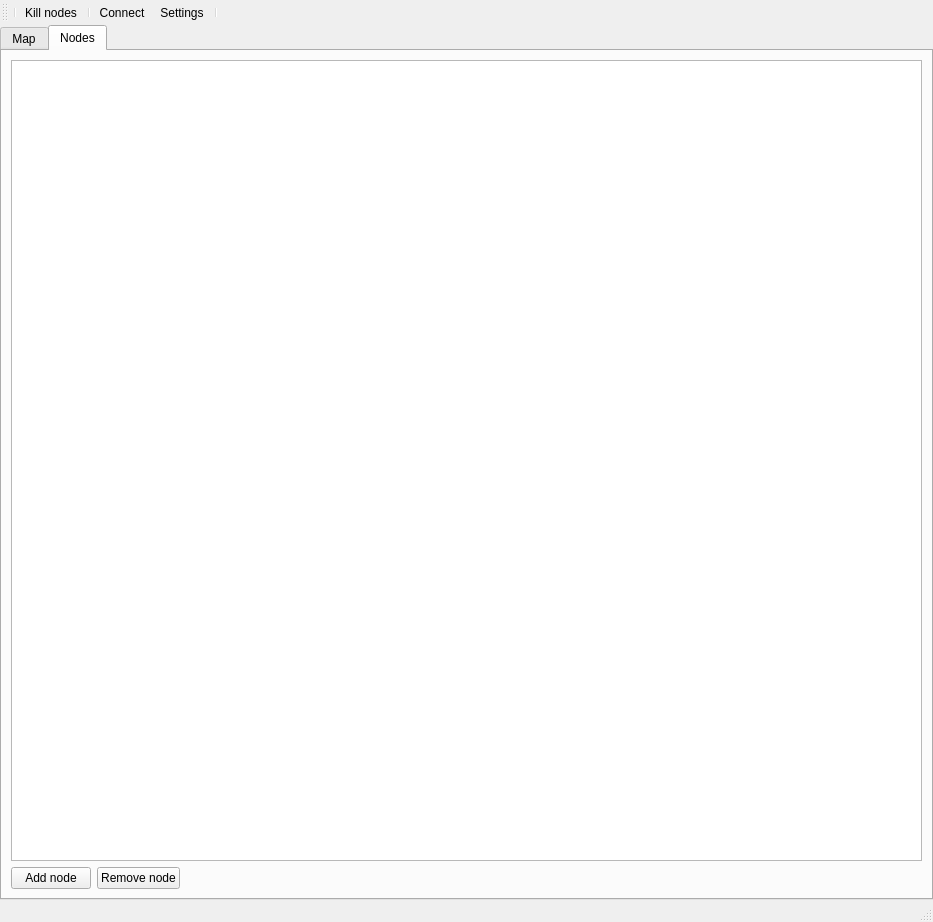
<?xml version="1.0" encoding="UTF-8"?>
<ui version="4.0">
 <class>MapOverview</class>
 <widget class="QMainWindow" name="MapOverview">
  <property name="geometry">
   <rect>
    <x>0</x>
    <y>0</y>
    <width>933</width>
    <height>922</height>
   </rect>
  </property>
  <property name="windowTitle">
   <string>NorNet Demo</string>
  </property>
  <widget class="QWidget" name="centralwidget">
   <layout class="QHBoxLayout" name="horizontalLayout_3">
    <property name="spacing">
     <number>0</number>
    </property>
    <property name="leftMargin">
     <number>0</number>
    </property>
    <property name="topMargin">
     <number>0</number>
    </property>
    <property name="rightMargin">
     <number>0</number>
    </property>
    <property name="bottomMargin">
     <number>0</number>
    </property>
    <item>
     <widget class="QTabWidget" name="tabWidget">
      <property name="currentIndex">
       <number>1</number>
      </property>
      <widget class="QWidget" name="map_tab">
       <property name="sizePolicy">
        <sizepolicy hsizetype="Expanding" vsizetype="Expanding">
         <horstretch>0</horstretch>
         <verstretch>0</verstretch>
        </sizepolicy>
       </property>
       <attribute name="title">
        <string>Map</string>
       </attribute>
       <layout class="QHBoxLayout" name="horizontalLayout_5">
        <item>
         <widget class="QSplitter" name="splitter">
          <property name="sizePolicy">
           <sizepolicy hsizetype="Expanding" vsizetype="Expanding">
            <horstretch>0</horstretch>
            <verstretch>0</verstretch>
           </sizepolicy>
          </property>
          <property name="orientation">
           <enum>Qt::Horizontal</enum>
          </property>
          <widget class="NodeMapWidget" name="mapWidget" native="true">
           <property name="sizePolicy">
            <sizepolicy hsizetype="Expanding" vsizetype="Preferred">
             <horstretch>0</horstretch>
             <verstretch>0</verstretch>
            </sizepolicy>
           </property>
          </widget>
          <widget class="QWidget" name="layoutWidget">
           <layout class="QVBoxLayout" name="verticalLayout_7">
            <item>
             <layout class="QVBoxLayout" name="verticalLayout_2">
              <item>
               <widget class="QLabel" name="label_8">
                <property name="text">
                 <string>Connected to:</string>
                </property>
               </widget>
              </item>
              <item>
               <widget class="QListWidget" name="connectedList"/>
              </item>
              <item>
               <widget class="QLabel" name="label_9">
                <property name="text">
                 <string>Recent experiments:</string>
                </property>
               </widget>
              </item>
              <item>
               <widget class="QListWidget" name="experimentsList"/>
              </item>
             </layout>
            </item>
            <item>
             <widget class="QStackedWidget" name="stackedWidget">
              <property name="autoFillBackground">
               <bool>false</bool>
              </property>
              <property name="styleSheet">
               <string notr="true"/>
              </property>
              <property name="currentIndex">
               <number>1</number>
              </property>
              <widget class="QWidget" name="mapPage"/>
              <widget class="QWidget" name="providerPage">
               <layout class="QVBoxLayout" name="verticalLayout_8">
                <item>
                 <widget class="QGroupBox" name="groupBox">
                  <property name="title">
                   <string>ISP connection</string>
                  </property>
                  <layout class="QVBoxLayout" name="verticalLayout_6">
                   <item>
                    <layout class="QVBoxLayout" name="verticalLayout">
                     <item>
                      <widget class="QLabel" name="label_3">
                       <property name="text">
                        <string>Name:</string>
                       </property>
                      </widget>
                     </item>
                     <item>
                      <widget class="QLineEdit" name="providerName"/>
                     </item>
                     <item>
                      <widget class="QLabel" name="label_4">
                       <property name="text">
                        <string>Addresses:</string>
                       </property>
                      </widget>
                     </item>
                     <item>
                      <widget class="QListWidget" name="addressListWidget"/>
                     </item>
                     <item>
                      <spacer name="verticalSpacer_3">
                       <property name="orientation">
                        <enum>Qt::Vertical</enum>
                       </property>
                       <property name="sizeHint" stdset="0">
                        <size>
                         <width>20</width>
                         <height>40</height>
                        </size>
                       </property>
                      </spacer>
                     </item>
                    </layout>
                   </item>
                  </layout>
                 </widget>
                </item>
               </layout>
              </widget>
              <widget class="QWidget" name="nodePage">
               <layout class="QHBoxLayout" name="horizontalLayout_4">
                <item>
                 <widget class="QGroupBox" name="groupBox_2">
                  <property name="title">
                   <string>Node</string>
                  </property>
                  <layout class="QHBoxLayout" name="horizontalLayout_6">
                   <item>
                    <layout class="QVBoxLayout" name="verticalLayout_3">
                     <item>
                      <widget class="QLabel" name="label">
                       <property name="text">
                        <string>Slice name:</string>
                       </property>
                      </widget>
                     </item>
                     <item>
                      <widget class="QLineEdit" name="sliceNameEdit">
                       <property name="readOnly">
                        <bool>true</bool>
                       </property>
                      </widget>
                     </item>
                     <item>
                      <widget class="QLabel" name="label_2">
                       <property name="text">
                        <string>Node name:</string>
                       </property>
                      </widget>
                     </item>
                     <item>
                      <widget class="QLineEdit" name="siteNameEdit">
                       <property name="readOnly">
                        <bool>true</bool>
                       </property>
                      </widget>
                     </item>
                     <item>
                      <spacer name="verticalSpacer">
                       <property name="orientation">
                        <enum>Qt::Vertical</enum>
                       </property>
                       <property name="sizeHint" stdset="0">
                        <size>
                         <width>20</width>
                         <height>40</height>
                        </size>
                       </property>
                      </spacer>
                     </item>
                    </layout>
                   </item>
                  </layout>
                 </widget>
                </item>
               </layout>
              </widget>
              <widget class="QWidget" name="connectionPage">
               <layout class="QHBoxLayout" name="horizontalLayout_2">
                <item>
                 <widget class="QGroupBox" name="ExperimentBox">
                  <property name="title">
                   <string>Experiment</string>
                  </property>
                  <layout class="QHBoxLayout" name="horizontalLayout">
                   <item>
                    <layout class="QVBoxLayout" name="verticalLayout_4">
                     <item>
                      <widget class="QLabel" name="experimentLabel">
                       <property name="text">
                        <string>Experiment type:</string>
                       </property>
                      </widget>
                     </item>
                     <item>
                      <widget class="QLineEdit" name="experimentEdit"/>
                     </item>
                     <item>
                      <widget class="QLabel" name="label_6">
                       <property name="text">
                        <string>Internet Protocol:</string>
                       </property>
                      </widget>
                     </item>
                     <item>
                      <widget class="QLineEdit" name="ipEdit"/>
                     </item>
                     <item>
                      <widget class="QLabel" name="label_5">
                       <property name="text">
                        <string>Source address:</string>
                       </property>
                      </widget>
                     </item>
                     <item>
                      <widget class="QLineEdit" name="srcAddrEdit"/>
                     </item>
                     <item>
                      <widget class="QLabel" name="label_7">
                       <property name="text">
                        <string>Dest Address:</string>
                       </property>
                      </widget>
                     </item>
                     <item>
                      <widget class="QLineEdit" name="destAddrEdit"/>
                     </item>
                     <item>
                      <spacer name="verticalSpacer_2">
                       <property name="orientation">
                        <enum>Qt::Vertical</enum>
                       </property>
                       <property name="sizeHint" stdset="0">
                        <size>
                         <width>20</width>
                         <height>40</height>
                        </size>
                       </property>
                      </spacer>
                     </item>
                    </layout>
                   </item>
                  </layout>
                 </widget>
                </item>
               </layout>
              </widget>
             </widget>
            </item>
           </layout>
          </widget>
         </widget>
        </item>
       </layout>
      </widget>
      <widget class="QWidget" name="nodes_tab">
       <attribute name="title">
        <string>Nodes</string>
       </attribute>
       <layout class="QHBoxLayout" name="horizontalLayout_8">
        <item>
         <layout class="QVBoxLayout" name="verticalLayout_5">
          <item>
           <widget class="QTableView" name="nodeView"/>
          </item>
          <item>
           <layout class="QHBoxLayout" name="horizontalLayout_7">
            <item>
             <widget class="QPushButton" name="pushButton">
              <property name="text">
               <string>Add node</string>
              </property>
             </widget>
            </item>
            <item>
             <widget class="QPushButton" name="pushButton_2">
              <property name="text">
               <string>Remove node</string>
              </property>
             </widget>
            </item>
            <item>
             <spacer name="horizontalSpacer">
              <property name="orientation">
               <enum>Qt::Horizontal</enum>
              </property>
              <property name="sizeHint" stdset="0">
               <size>
                <width>40</width>
                <height>20</height>
               </size>
              </property>
             </spacer>
            </item>
           </layout>
          </item>
         </layout>
        </item>
       </layout>
      </widget>
     </widget>
    </item>
   </layout>
  </widget>
  <widget class="QStatusBar" name="statusbar"/>
  <widget class="QToolBar" name="toolBar">
   <property name="sizePolicy">
    <sizepolicy hsizetype="Preferred" vsizetype="Fixed">
     <horstretch>0</horstretch>
     <verstretch>0</verstretch>
    </sizepolicy>
   </property>
   <property name="windowTitle">
    <string>toolBar</string>
   </property>
   <property name="layoutDirection">
    <enum>Qt::LeftToRight</enum>
   </property>
   <property name="autoFillBackground">
    <bool>false</bool>
   </property>
   <property name="styleSheet">
    <string notr="true">border-color: rgb(0, 0, 255);</string>
   </property>
   <property name="movable">
    <bool>true</bool>
   </property>
   <property name="iconSize">
    <size>
     <width>15</width>
     <height>15</height>
    </size>
   </property>
   <property name="floatable">
    <bool>true</bool>
   </property>
   <attribute name="toolBarArea">
    <enum>TopToolBarArea</enum>
   </attribute>
   <attribute name="toolBarBreak">
    <bool>false</bool>
   </attribute>
   <addaction name="separator"/>
   <addaction name="actionKill_nodes_2"/>
   <addaction name="separator"/>
   <addaction name="actionConnect_to_slivers"/>
   <addaction name="actionSettings"/>
   <addaction name="separator"/>
  </widget>
  <action name="actionSettings">
   <property name="icon">
    <iconset resource="resources.qrc">
     <normaloff>:/settings-icon.png</normaloff>:/settings-icon.png</iconset>
   </property>
   <property name="text">
    <string>Settings</string>
   </property>
  </action>
  <action name="actionConnect_to_slivers">
   <property name="icon">
    <iconset resource="resources.qrc">
     <normaloff>:/connect-icon.png</normaloff>:/connect-icon.png</iconset>
   </property>
   <property name="text">
    <string>Connect</string>
   </property>
   <property name="toolTip">
    <string>Connect to slivers</string>
   </property>
  </action>
  <action name="actionKill_nodes">
   <property name="text">
    <string>Kill nodes</string>
   </property>
  </action>
  <action name="actionKill_nodes_2">
   <property name="icon">
    <iconset resource="resources.qrc">
     <normaloff>:/disconnect-icon.png</normaloff>:/disconnect-icon.png</iconset>
   </property>
   <property name="text">
    <string>Kill nodes</string>
   </property>
  </action>
 </widget>
 <customwidgets>
  <customwidget>
   <class>NodeMapWidget</class>
   <extends>QWidget</extends>
   <header>nodemapwidget.h</header>
   <container>1</container>
  </customwidget>
 </customwidgets>
 <resources>
  <include location="resources.qrc"/>
 </resources>
 <connections/>
</ui>
